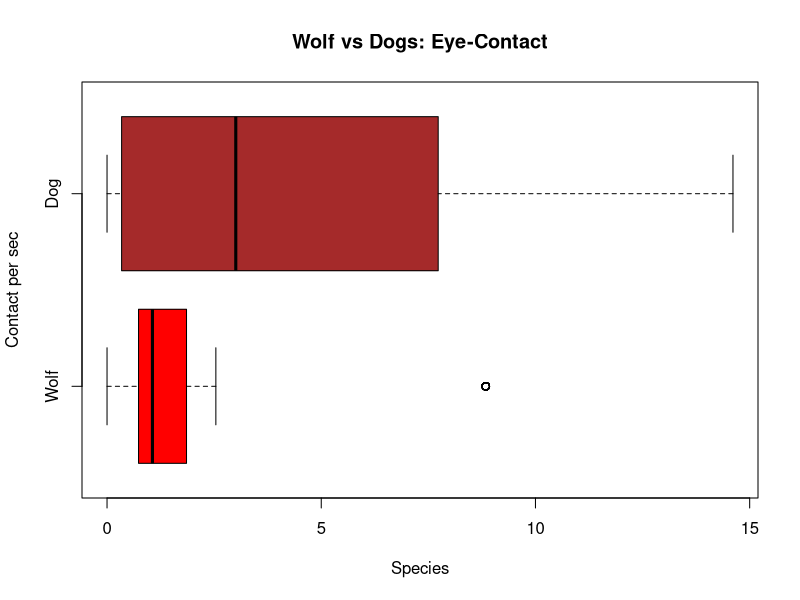
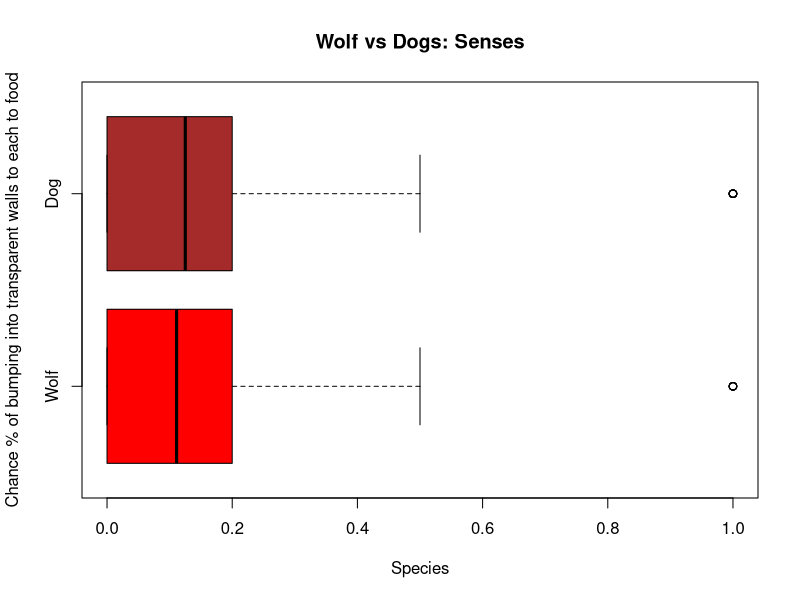
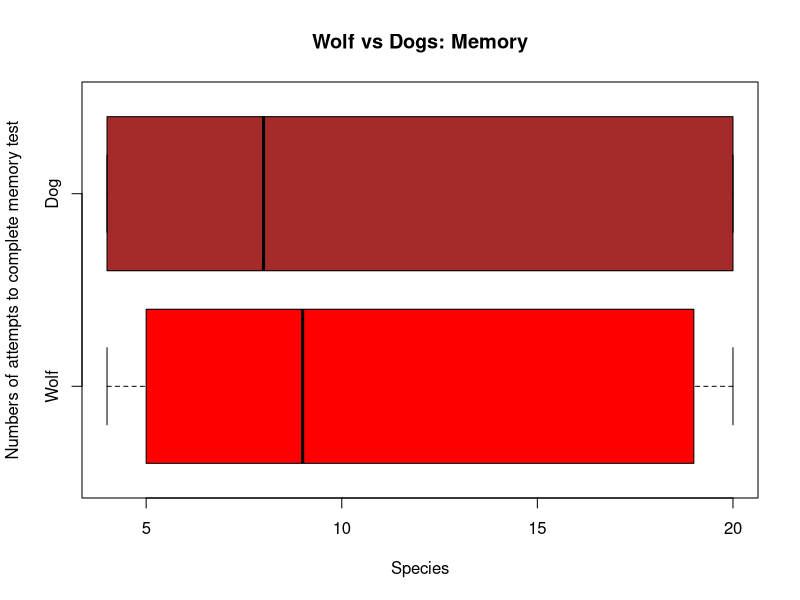

Here is the R script that generated these plots, in order:
## ---- chunk 1
knitr::opts_chunk$set(echo = TRUE)
## ---- chunk 2
library(dplyr)
## ---- chunk 3
Eye_Contact <- read.csv(file = "../data-raw/Raw Data/EyeContact_Data.csv")
Gesture <- read.csv(file = "../data-raw/Raw Data/Gesture_Data.csv")
Inhibitory_Control <- read.csv(file = "../data-raw/Raw Data/InhibitoryControl_Data.csv")
Summary <- read.csv(file = "../data-raw/Raw Data/Summary_Data.csv")
Temperament <- read.csv(file = "../data-raw/Raw Data/Temperament_Data.csv")
Working_memory <- read.csv(file = "../data-raw/Raw Data/WorkingMemory_Data.csv")
## ---- chunk 4
Eye_Contact
Gesture
Inhibitory_Control
Summary
Temperament
Working_memory
## ---- chunk 5
Complete_Data_Wolf <- inner_join(Eye_Contact, Gesture, Inhibitory_Control, by = "Name") %>% inner_join(Summary, Temperament, by = "Name") %>% inner_join(Working_memory, by = "Name") %>% filter(Species.x == "Wolf")
## ---- chunk 6
Complete_Data_Dog<- inner_join(Eye_Contact, Gesture, Inhibitory_Control, by = "Name") %>% inner_join(Summary, Temperament, by = "Name") %>% inner_join(Working_memory, by = "Name") %>% filter(Species.x == "Dog") 
## ---- chunk 7
str(Complete_Data_Dog)
## ---- chunk 8
str(Complete_Data_Wolf)
## ---- chunk 9
Complete_Data_Dog |>
  summarize(xbar = mean(Complete_Data_Dog$Eye.Contact, na.rm = TRUE), median = median(Complete_Data_Dog$Eye.Contact, na.rm = TRUE), s = sd(Complete_Data_Dog$Eye.Contact, na.rm = TRUE))
## ---- chunk 10
Complete_Data_Wolf |>
  summarize(xbar = mean(Complete_Data_Wolf$Eye.Contact, na.rm = TRUE), median = median(Complete_Data_Wolf$Eye.Contact, na.rm = TRUE), s = sd(Complete_Data_Wolf$Eye.Contact, na.rm = TRUE))
## ---- chunk 11
boxplot(Complete_Data_Wolf$Eye.Contact, Complete_Data_Dog$Eye.Contact, main = "Wolf vs Dogs: Eye-Contact", xlab = "Species", ylab = "Contact per sec", col = c("red", "brown"), names = c("Wolf", "Dog"), horizontal = TRUE)
## ---- chunk 12
Inhibitory_Control |> filter(Species == "Wolf") %>% 
  summarize(xbar = mean(Correct/Trial, na.rm = TRUE), median = median(Correct/Trial, na.rm = TRUE), s = sd(Correct/Trial, na.rm = TRUE))
## ---- chunk 13
Inhibitory_Control |> filter(Species == "Dog") %>% 
  summarize(xbar = mean(Correct/Trial, na.rm = TRUE), median = median(Correct/Trial, na.rm = TRUE), s = sd(Correct/Trial, na.rm = TRUE))
## ---- chunk 14
Inhibitory_Control %>% filter(Species == "Dog") -> Inhibitory_Control_Dog
Inhibitory_Control %>% filter(Species == "Wolf") -> Inhibitory_Control_Wolf
## ---- chunk 15
boxplot(Inhibitory_Control_Wolf$Correct/Inhibitory_Control_Wolf$Trial, Inhibitory_Control_Dog$Correct/Inhibitory_Control_Dog$Trial, main = "Wolf vs Dogs: Senses", xlab = "Species", ylab = "Chance % of bumping into transparent walls to each to food", col = c("red", "brown"), names = c("Wolf", "Dog"), horizontal = TRUE)
## ---- chunk 16
Working_memory |> filter(Species == "Dog") %>% 
  summarize(xbar = mean(Trials, na.rm = TRUE), median = median(Trials, na.rm = TRUE), s = sd(Trials, na.rm = TRUE)) 
## ---- chunk 17
Working_memory %>% filter(Species == "Dog") -> Working_memory_Dog
## ---- chunk 18
Working_memory %>% filter(Species == "Wolf") -> Working_memory_Wolf
## ---- chunk 19
Working_memory |> filter(Species == "Wolf") %>% 
  summarize(xbar = mean(Trials, na.rm = TRUE), median = median(Trials, na.rm = TRUE), s = sd(Trials, na.rm = TRUE))
## ---- chunk 20
boxplot(Working_memory_Wolf$Trials, Working_memory_Dog$Trials, main = "Wolf vs Dogs: Memory", xlab = "Species", ylab = "Numbers of attempts to complete memory test", col = c("red", "brown"), names = c("Wolf", "Dog"), horizontal = TRUE)
## ---- chunk 21
Wolf_Test_Memory <- c(rnorm(100, mean = 11.15385, sd = 6.398077	))
Wolf_Test_Eye_Contact <- c(rnorm(100, mean = 1.736667, sd = 2.259502))
t.test(Wolf_Test_Memory, Wolf_Test_Eye_Contact, paired = TRUE)
## ---- chunk 22
Dog_Test_Memory <- c(rnorm(100, mean = 11.25581, sd = 7.000316	))
Dog_Test_Eye_Contact <- c(rnorm(100, mean = 4.705909, sd = 4.663277))
t.test(Dog_Test_Memory, Dog_Test_Eye_Contact, paired = TRUE)
